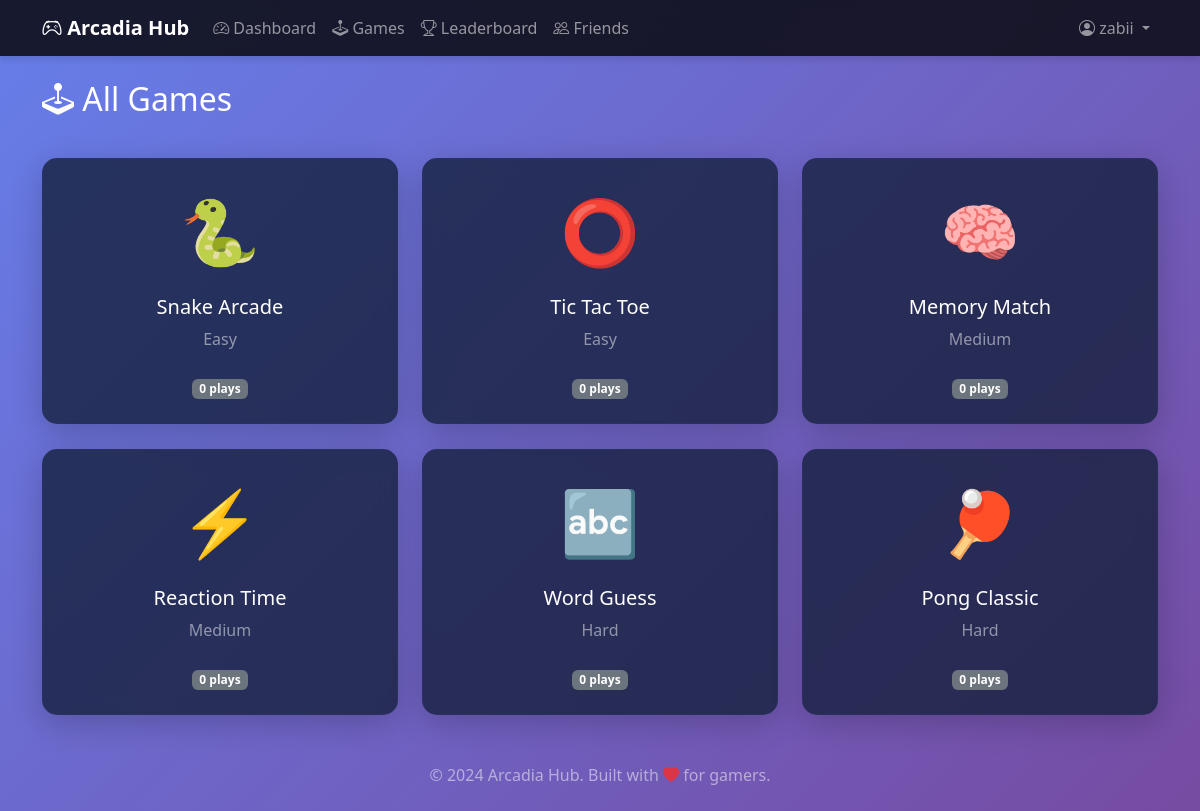
Screenshot of /games (signed in) with the database file from the repository.
### tables this page shows
CREATE TABLE games (
                        game_id INTEGER PRIMARY KEY AUTOINCREMENT,
                        game_key TEXT UNIQUE NOT NULL,
                        name TEXT NOT NULL,
                        category TEXT,
                        difficulty TEXT,
                        play_count INTEGER DEFAULT 0,
                        icon TEXT,
                        color TEXT
                    );

### app.py (the view)
@app.route('/games')
@login_required
def games():
    games_list = db.fetch_all("SELECT * FROM games ORDER BY play_count DESC")
    return render_template('games.html', games=games_list)

### app.py (called while the page is built)
def login_required(f):
    @wraps(f)
    def decorated_function(*args, **kwargs):
        if 'user_id' not in session:
            flash('Please log in to access this page.', 'warning')
            return redirect(url_for('login'))
        return f(*args, **kwargs)
    return decorated_function

### database.py (called while the page is built)
    def fetch_all(self, query: str, params: tuple = ()):
        self.cursor.execute(query, params)
        return self.cursor.fetchall()

### templates/games.html (shortened to what this page needs)
{% extends "base.html" %}
{% block content %}
<div class="row mb-4">
    <div class="col-md-12">
        <h2 class="text-white mb-3"><i class="bi bi-joystick"></i> All Games</h2>
    </div>
</div>
<div class="row g-4">
    {% for game in games %}
    <div class="col-md-4 col-sm-6">
        <a href="{{ url_for('play_game', game_key=game.game_key) }}"
           class="text-decoration-none">
            <div class="card game-card h-100 p-4 text-center">
                <div style="font-size: 4rem;" class="mb-3">{{ game.icon }}</div>
                <h5 class="text-white mb-2">{{ game.name }}</h5>
                <p class="text-white-50 mb-2">{{ game.difficulty }}</p>
                <div class="mt-3">
                    <span class="badge bg-secondary">{{ game.play_count }} plays</span>
                </div>
            </div>
        </a>
    </div>
    {% endfor %}
</div>
{% endblock %}

### templates/base.html (style rules this page uses)
:root { --accent-color: #00d4ff; --accent-secondary: #7b2cbf; --success-color: #00ff88; --bg-gradient-start: #667eea; --bg-gradient-end: #764ba2; }
body { min-height: 100vh; background: linear-gradient(135deg, var(--bg-gradient-start) 0%, var(--bg-gradient-end) 100%); }
.card { backdrop-filter: blur(10px); background: rgba(22, 33, 62, 0.8) !important; border: 1px solid rgba(45, 53, 97, 0.5); border-radius: 15px; box-shadow: 0 8px 32px rgba(0, 0, 0, 0.2); }
.game-card { transition: transform 0.3s, box-shadow 0.3s; cursor: pointer; }

### rows the page displays
games: icon "🐍", name "Snake Arcade", difficulty "Easy", play_count "0"
games: icon "⭕", name "Tic Tac Toe", difficulty "Easy", play_count "0"
games: icon "🧠", name "Memory Match", difficulty "Medium", play_count "0"
games: icon "⚡", name "Reaction Time", difficulty "Medium", play_count "0"
games: icon "🔤", name "Word Guess", difficulty "Hard", play_count "0"
games: icon "🏓", name "Pong Classic", difficulty "Hard", play_count "0"

### other values shown
{{ session.username }} "zabii"
